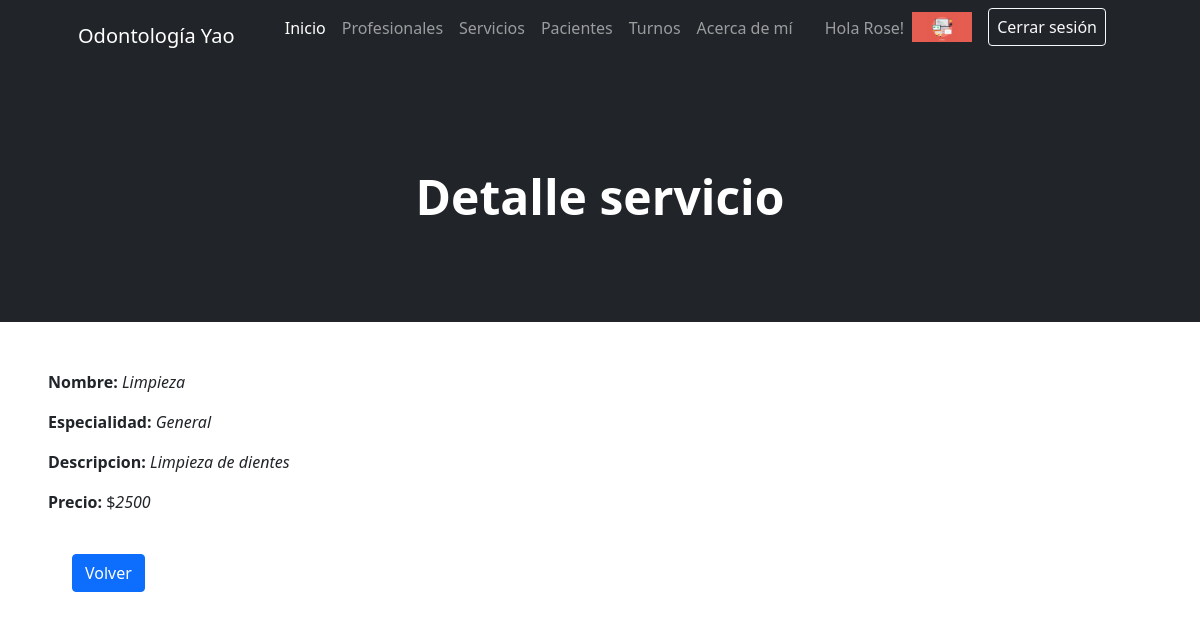
The app's page /AppOdonto/servicio/2 (signed in) with its own data.
### AppOdonto/models.py (models this page shows, shortened)
class Avatar(models.Model):
    usuario = models.ForeignKey(User, on_delete=models.CASCADE)
    imagen = models.ImageField(upload_to="avatares", null=True, blank=True)

class Servicio(models.Model):
    servicio = models.CharField(max_length=25)
    especialidad = models.CharField(max_length=25)
    descripcion = models.CharField(max_length=80)
    precio = models.IntegerField()

### AppOdonto/views.py (the view)
# urls.py: path('servicio/<int:pk>', ServicioDetail.as_view(), name="Servicio Detail"),
class ServicioDetail(LoginRequiredMixin, DetailView):
    model = Servicio

### AppOdonto/templates/AppOdonto/servicio_detail.html (shortened to what this page needs)
{% extends "AppOdonto/padre.html" %}
{% block header %}
    <h1 class="display-5 fw-bolder text-white mb-2">Detalle servicio</h1>
{% endblock %}
{% block formulario %}
<section class="m-5">
    <p><b>Nombre:</b> <i>{{servicio.servicio}}</i></p>
    <p><b>Especialidad:</b> <i>{{servicio.especialidad}}</i></p>
    <p><b>Descripcion:</b> <i>{{servicio.descripcion}}</i></p>
    <p><b>Precio:</b> $<i>{{servicio.precio}}</i></p> <br>
    <p>
        <a href="{% url 'Servicio List' %}" class="btn btn-primary mx-4">Volver</a>
    </p>
</section>
{% endblock %}

### AppOdonto/templates/AppOdonto/padre.html (shortened to what this page needs)
<!DOCTYPE html>
<html lang="es">
    <head> {% load static %}
        <link href="https://cdn.jsdelivr.net/npm/bootstrap-icons@1.4.1/font/bootstrap-icons.css" rel="stylesheet" />
        <link href="{% static 'AppOdonto/css/styles.css' %}" rel="stylesheet" />
    </head>
    <body>
        <nav class="navbar navbar-expand-lg navbar-dark bg-dark">
            <div class="container px-5">
                <a class="navbar-brand" href="{% url 'Inicio' %}">Odontología Yao</a>
                <div class="collapse navbar-collapse" id="navbarSupportedContent">
                    <ul class="navbar-nav ms-auto mb-2 mb-lg-0">
                        <li class="nav-item"><a class="nav-link active" aria-current="page" href="{% url 'Inicio' %}">Inicio</a></li>
                        <li class="nav-item"><a class="nav-link" href="{% url 'Profesional List' %}">Profesionales</a></li>
                        <li class="nav-item"><a class="nav-link" href="{% url 'Servicio List' %}">Servicios</a></li>
                        <li class="nav-item"><a class="nav-link" href="{% url 'Paciente List' %}">Pacientes</a></li>
                        <li class="nav-item"><a class="nav-link" href="{% url 'Turno List' %}">Turnos</a></li>
                        <li class="nav-item"><a class="nav-link" href="{% url 'About' %}">Acerca de mí</a></li>
                        <li class="nav-item"><a class="nav-link">
                    {% if request.user.is_authenticated %}
                        <li class="nav-item"><p style="color:white"><a class="nav-link" href="{% url 'Editar Perfil' %}">Hola {{user.first_name}}!</a></p></li>
                        {% with user.avatar_set.first as miAvatar%}
                            {% if miAvatar %}
                        <li class="nav-item"><img src="{{miAvatar.imagen.url}}" alt="Imagen perfil" height="30px" class="my-1"></li>
                            {% endif %}
                        {% endwith %}
                        <li class="nav-item mx-3"><a class="btn btn-outline-light px-2" href="{% url 'Logout' %}">Cerrar sesión</a></li>
                    {% endif %}
                    </ul>
                </div>
            </div>
        </nav>
        <header class="bg-dark py-5">
            <div class="container px-5">
                <div class="row gx-5 justify-content-center">
                    <div class="col-lg-6">
                        <div class="text-center my-5">
                        {% block header %}{% endblock %}
                        </div>
                    </div>
                </div>
            </div>
        </header>
{% block formulario %}
{% endblock %}
    </body>
</html>

### records on screen
Avatar: imagen (picture)
Servicio: servicio "Limpieza", especialidad "General", descripcion "Limpieza de dientes", precio "2500"

### other values on screen
{{ user.first_name }} "Rose"
